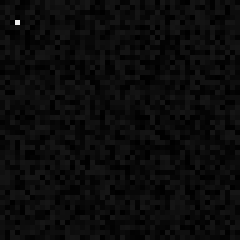
#> input picture tests/data/seven_vessel_noisy_3d.tif, 48 x 48 px (shown 5 times larger); its folder holds only this picture in this run
$ python -i skeleton.py   (imports and definitions only)
#> lines starting #> are read from the running program, lines starting #| are printed output that depends on the picture
### src/haemolynx/preprocessing/bridge_mask_support.py
"""Whether a bridge between two pieces of vessel runs through the segmentation.

Every step that joins two pieces of vessel -- skeleton bridges, bundle-hub
spokes, the graph's gap, optimise and orphan reconnects, the recovery of mask
the graph left uncovered -- draws a path between them. Within reach of each
other is not enough for that path to be a vessel: in a dense capillary bed the
nearest end is often the next capillary over, across background. So a path is
sampled against the mask it was traced from, and accepted only where it stays
in the lumen bar a short dropout (:func:`bridge_mask_support`,
:class:`MaskSupport`).

A path through the mask can still be a vessel the network already has: a
second strand beside the first inside one wide lumen. :func:`path_shadows_existing_vessel`
is the guard against that, the same question at every site that adds a path.

Self-contained on purpose: :mod:`haemolynx.graph` imports this module, never
the other way round.
"""
from __future__ import annotations

from dataclasses import dataclass
from typing import Callable, Sequence

import numpy as np
from scipy.spatial import cKDTree

from .memmap_support import LOW_MEMORY_BLOCK_VOXELS

__all__ = [
    "BridgeMaskSupport",
    "DEFAULT_MAX_BACKGROUND_GAP_UM",
    "DEFAULT_MIN_MASK_FRACTION",
    "MaskSupport",
    "PackedMask",
    "bridge_is_supported",
    "bridge_mask_support",
    "check_mask_shape",
    "path_shadows_existing_vessel",
    "shadowed_samples",
]

#: Points a :class:`MaskSupport` reads straight from its mask before packing
#: it to bits (:class:`PackedMask`): a handful of lookups is cheaper than one
#: pass over the volume, a scan of every centreline is not.
PACK_AFTER_POINTS = 100_000

#: Longest run of background a bridge may cross: a one- or two-voxel dropout
#: in the segmentation of a vessel that is really there.
DEFAULT_MAX_BACKGROUND_GAP_UM = 2.0

#: Least fraction of a bridge's length that must lie in the mask.
DEFAULT_MIN_MASK_FRACTION = 0.8

#: Background a chord must cross to separate two paths, the slack on "within
#: two radii", and how far past its radius an attachment end is left out:
#: one micron, about one voxel of a typical stack.
SAME_LUMEN_MARGIN_UM = 1.0

#: A sample's nearest existing centreline point lies beside it, not ahead or
#: behind, when the chord to it makes at most this cosine with the path.
MAX_SHADOW_COSINE = 0.7


@dataclass(frozen=True)
class BridgeMaskSupport:
    """How much of a path lies in the mask, and its longest stretch outside."""

    inside_fraction: float
    longest_background_um: float
    length_um: float


# [14 lines left out: function check_mask_shape, not called in this run]


#: How far :func:`_sample_step` may shrink the finest axis's step to read a
#: dropout along every axis exactly: at most this many times the lookups.
EXACT_STEP_MAX_DIVISOR = 4


# [22 lines left out: function _sample_step, not called in this run]


def _counts(lengths: np.ndarray, step_um: float) -> np.ndarray:
    return np.maximum(np.ceil(lengths / step_um - 1e-9).astype(int), 1)


# [26 lines left out: functions _split, _densify, _pieces, not called in this run]


class PackedMask:
    """A boolean volume held as one bit per voxel, for point lookups.

    A 16-billion-voxel mask is 16 GB as bytes -- a memmap, read a page at a
    time at random by every point-in-mask lookup -- and 2 GB as bits, which
    stays in RAM. The same answers: :meth:`contains` reads the voxel the
    index names, exactly as indexing the mask would. *bits* is the flat
    volume packed least-significant bit first (``np.packbits(...,
    bitorder="little")``), which is what lets a worker process map the same
    bits from a file and build the lookup again from them.
    """

    __slots__ = ("bits", "shape")

    def __init__(self, bits: np.ndarray, shape: Sequence[int]):
        self.bits = bits
        self.shape = tuple(int(s) for s in shape)

    # [310 lines left out: functions from_mask, contains, box, _points_in_mask, _support_of, bridge_mask_support and 6 more, not called in this run]


class MaskSupport:
    """One segmentation mask, read the ways a bridge site asks about it.

    *mask* is voxel-indexed (canonical ``(z, y, x)``, memmaps included) and
    paths are physical microns on *voxel_size_zyx*. The lumen radius --
    each point's distance to background -- comes from the mask's surface
    (``pointwise_distance.FeatureDistance``), built the first time a radius
    is asked for; pass *feature_distance* to share one already built. Point
    lookups (:meth:`inside`) read the mask itself until
    :data:`PACK_AFTER_POINTS` points have been asked about, then a bit-packed
    copy of it (:class:`PackedMask`, :meth:`pack`) that stays in RAM however
    the mask is backed; pass *packed* to share one already made. The radius
    lookup reads the same bits once there are any, when its
    ``FeatureDistance`` measures this very mask array. *low_memory* (the
    low-RAM option) has the radius answered from tiles of the surface rather
    than one tree over all of it (``FeatureDistance(by_block=True)``): the
    same radii. *memmap_directory* is where the volumes its readers share
    with worker processes are written (mask recovery's bits): the run's
    ``memmap_directory``, not the system temp folder.

    One support serves every reader of one mask in a run (``build_network``
    hands the same one to graph building, the clean-ups after it, the
    thick-vessel split and the dead-end marks): each used to pack the mask
    again, and the split built its own surface tree.
    """

    # [64 lines left out: functions __init__, pack, _share_packed, lookup_volume, limited_to, not called in this run]

    def inside(self, points_um: np.ndarray) -> np.ndarray:
        points = np.asarray(points_um, dtype=float).reshape(-1, 3)
        return _points_in_mask(points, self.lookup_volume(len(points)), self.voxel_size_zyx)

    # [22 lines left out: function radius, not called in this run]

    def support(self, path_um) -> BridgeMaskSupport:
        return bridge_mask_support(path_um, voxel_size_zyx=self.voxel_size_zyx, inside=self.inside)

    def accepts(self, path_um) -> bool:
        return self.accepts_support(self.support(path_um))

    # [20 lines left out: functions accepts_support, shadows, not called in this run]

### src/haemolynx/preprocessing/memmap_support.py
"""Disk-backed arrays for volumes too large to hold in RAM.

``use_memmap_loading`` trades RAM for disk and speed on a machine that
cannot hold a whole image volume outright -- decompressing a TIFF/H5 file
into a dense array costs exactly ``shape * dtype.itemsize`` bytes regardless
of how well the *file* compresses, and several preprocessing steps need an
extra same-size (or wider-dtype) buffer on top of that. tifffile already has
its own built-in, self-cleaning memmap support
(``TiffFile.asarray(out="memmap")``, used directly in :mod:`haemolynx.io.load`);
this module gives the H5 loader and the full-volume intermediate arrays that
matter most here in ``preprocessing`` (connected-component labels, distance
transforms) the same thing. Lives in ``preprocessing`` rather than ``io``
because ``preprocessing`` has no dependency on ``io`` (``io`` imports *from*
``preprocessing``, never the other way -- see ``segmentation_cleanup``'s own
module docstring) and this is needed on both sides of that boundary.

Windows will not delete a file that is still memory-mapped -- unlike POSIX,
where an unlinked-but-open file just stays around until the last handle
closes. Waiting for Python's garbage collector to drop the last reference is
not reliable enough to build on (a reference cycle, or a caller that keeps
one around a little longer than expected, defers it indefinitely), so
:func:`release_memmap_array` closes the array's own ``mmap.mmap`` object
directly -- an immediate, deterministic unmap independent of anyone else's
reference count -- confirmed empirically on this checkout's Windows: closing
the mmap released the OS lock immediately even with another reference to the
(now unusable) array still alive.
"""
from __future__ import annotations

import atexit
import itertools
import logging
import mmap
import os
import sys
import tempfile
import weakref
from contextlib import contextmanager
from pathlib import Path
from typing import Callable, Iterator

import numpy as np

logger = logging.getLogger(__name__)

#: Most voxels one padded block of :func:`iter_blocks` may hold. scipy's
#: morphology and local filters need a few bytes per voxel on top of their
#: input, so a block stays in the low hundreds of MB; a distance transform,
#: at roughly 70 bytes per voxel of scipy's own internal temporaries, stays
#: around 2 GB. Deliberately a volume budget rather than a slice count: one
#: z-slice of a wide stack can already be tens of millions of voxels.
LOW_MEMORY_BLOCK_VOXELS = 32_000_000


# [86 lines left out: functions iter_blocks, map_blockwise, at_faces_as_beyond, not called in this run]


#: Backing files of :func:`new_memmap_array` arrays dropped without
#: :func:`release_memmap_array` whose deletion Windows refused while the map
#: was still open: tried again at the next :func:`new_memmap_array`, and as
#: the process exits.
_DROPPED_FILES: set[str] = set()
#: Each live array's finaliser, by backing file, so a release cancels it.
_FINALISERS: dict[str, weakref.finalize] = {}


# [182 lines left out: functions _delete_dropped, delete_dropped_memmap_files, _delete_dropped_files, new_memmap_array, release_memmap_array, _mapped_root and 4 more, not called in this run]


class MaskUnion:
    """The union of boolean volumes of one shape (None skipped), read where
    asked rather than made: indexing it indexes each and ORs the answers, for
    any key numpy takes. For a reader of the union at points or boxes -- a
    cut's samples, a slab-at-a-time labelling -- where ``a | b`` was a fresh
    volume in RAM however the masks were backed."""

    # [152 lines left out: functions __init__, __getitem__, combine_by_slab, unpack_bits_by_slab, argwhere_by_slab, map_by_slab and 4 more, not called in this run]

### src/haemolynx/preprocessing/skeleton.py
"""Skeleton operations: bridging gaps, skeletonization, cleaning."""
from __future__ import annotations

import logging
import sys
from contextlib import contextmanager
from dataclasses import dataclass
from pathlib import Path
from typing import Any

import numpy as np
from scipy.ndimage import (
    binary_dilation,
    distance_transform_edt,
    find_objects,
    generate_binary_structure,
    label,
    maximum_filter,
    uniform_filter,
)
from skimage.morphology import remove_small_objects, skeletonize

from .bridge_mask_support import (
    check_mask_shape,
    DEFAULT_MAX_BACKGROUND_GAP_UM,
    DEFAULT_MIN_MASK_FRACTION,
    MaskSupport,
)
from .memmap_support import (
    LOW_MEMORY_BLOCK_VOXELS,
    at_faces_as_beyond,
    argwhere_by_slab,
    bincount_by_slab,
    iter_blocks,
    map_blockwise,
    new_memmap_array,
    release_memmap_array,
    release_superseded,
    slab_step,
    temporary_memmap_array,
)

logger = logging.getLogger(__name__)

# [34 lines left out: functions _resolve_component_connectivity, _labeled_components, not called in this run]


class _SlabComponents:
    """The components of a 3-D *mask* as the low-RAM option reads them,
    without a label volume: labelled a slab of planes at a time
    (:func:`.slab_labels.label_by_slab`), numbered as ``label`` numbers
    them, and only what a caller needs kept -- each component's voxel count
    (:attr:`sizes`), or every foreground voxel in C order with its
    component (*voxels*: :attr:`coords`, :attr:`labels`, as
    ``np.argwhere(labeled)`` and ``labeled`` there). An int32 label volume
    of the mask was 22 GB on disk for a 5.5 G-voxel stack, and writing it
    took the page cache from the rest of the machine (free RAM fell to
    0.2 GB on a patella run)."""

    # [28 lines left out: function __init__, not called in this run]

    def _planes(self, z0: int, z1: int) -> np.ndarray:
        return np.asarray(self.mask[z0:z1], dtype=bool)

    # [91 lines left out: functions numbers, write, _slab_components, _filter_components_by_total_fraction, not called in this run]


@dataclass(frozen=True)
class SkeletonConnectivityStats:
    """Connected-component summary of a binary skeleton, largest component first."""

    shape: tuple[int, ...]
    voxel_count: int
    n_components: int
    largest_component_size: int
    largest_fraction: float
    component_sizes: tuple[int, ...]


# [267 lines left out: functions compute_skeleton_connectivity_stats, _component_sizes_by_label, log_skeleton_connectivity_stats, _combine_per_slice, fill_binary_holes, _fill_binary_holes_by_slab, not called in this run]


# The slab hole fill's reads and writes, module-level so worker processes
# can be sent them: volumes[0] is the mask, volumes[1] (on the replay) each
# offset slab label's answer.


def _background_planes(volumes, z0: int, z1: int, params) -> np.ndarray:
    return ~np.asarray(volumes[0][z0:z1], dtype=bool)


# [83 lines left out: functions _labels_on_faces, _write_filled, _label_inverted_background, _euclidean_ball, _finest_axis_spacing, _physical_footprint, not called in this run]


#: Largest *max_gap* for which :func:`bridge_gaps` dilates rather than measures.
#: A ball footprint has ``(2r+1)^3`` elements and a dilation costs the volume
#: times that, while the distance transform costs the volume whatever the
#: radius, so the two cross over. Measured on a 329-million-voxel stack: radius
#: 1 dilates 17x faster, radius 3 still 1.7x faster, radius 4 is 0.8x -- slower
#: -- and radius 8 is nine times slower. Hence 3.
MAX_BALL_DILATION_RADIUS = 3


# [190 lines left out: functions bridge_gaps, _additions_within, _restore_thinned_away, _bridge_gaps_blockwise, close_binary_mask, not called in this run]


def skeletonize_volume(img: np.ndarray) -> np.ndarray:
    """Skeletonize a 2D/3D binary volume (Lee method; replaces legacy skeletonize_3d)."""
    return skeletonize(img.astype(bool), method="lee")


def skeletonize_3d(img: np.ndarray) -> np.ndarray:
    """Deprecated alias for :func:`skeletonize_volume`."""
    return skeletonize_volume(img)


# [305 lines left out: functions _skeletonize_component_into, skeletonize_by_component, _skeletonize_slab_components_into, _draw_line_3d, _select_hub_centres, not called in this run]


def _odd_at_least_three(value: float) -> int:
    return max(3, 2 * int(round((float(value) - 1.0) / 2.0)) + 1)


# [370 lines left out: functions bundle_scan_window, _draw_hub_links, _hub_link_targets, _collapse_hubs, skeletonize_voxel_bundles_into_paths, _hub_link_gate and 1 more, not called in this run]


#: Padding (voxels) added around a candidate bridge's own bounding box when
#: cropping the segmentation mask for :func:`_bridge_path_through_mask` --
#: enough slack for the router to curve around a nearby obstruction without
#: needing the full-volume windowed-cost-budget machinery
#: `graph/reconnect.py` uses for its much larger search space (a skeleton
#: bridge is already bounded by ``max_bridge_distance``).
_BRIDGE_MASK_WINDOW_PAD = 3


# [44 lines left out: function _bridge_path_through_mask, not called in this run]


#: How many skeleton steps back from a tip its direction is read over: enough
#: to see past the last voxel's staircase, few enough to stay on the branch.
_TIP_TANGENT_STEPS = 4

#: The default for ``min_facing_cosine``: a tip must point within this much of
#: the gap it would bridge (cos 60 degrees). Loose, because a tip's direction
#: is read from a few voxels.
DEFAULT_BRIDGE_MIN_FACING_COSINE = 0.5


# [46 lines left out: functions _bridge_metric, _neighbour_lists, _tip_directions, not called in this run]


@dataclass(frozen=True)
class _TipGeometry:
    """A skeleton's voxels in (z-weighted) microns, a KD-tree over them, and
    each branch end's direction (:func:`_tip_directions`)."""

    weighted: np.ndarray
    tree: Any
    directions: dict[int, np.ndarray]

    # [7 lines left out: function of, not called in this run]


#: Targets a tip's bridge is put to the mask test for before the tip is given
#: up on: the nearest few voxels ahead, not every one within reach.
_MAX_MASK_TESTED_TARGETS_PER_TIP = 8


# [16 lines left out: functions _straight_voxel_path, _point_along, not called in this run]


class _SkeletonBridgeGate:
    """The mask test :func:`connect_skeleton_components` puts each bridge
    to: its path (straight, or routed through the mask -- whichever
    *routed_first* tries first, then the other) must pass *support*'s
    background test, a routed one must still leave each tip within the
    facing limit the chord was held to (:meth:`_turns_back`), and it must
    not run beside the skeleton, or beside a bridge drawn before it, in the
    same lumen. The path it accepted is the one drawn."""

    # [57 lines left out: functions __init__, _turns_back, not called in this run]

    def _refuse(self, tip: int, reason: str) -> None:
        if self.outcome.get(tip) not in ("accepted", "drawn"):
            self.outcome[tip] = reason

    def refused(self, reason: str) -> int:
        """How many branch ends got no bridge, for *reason*."""
        return sum(1 for value in self.outcome.values() if value == reason)

    # [297 lines left out: functions accept, path_to_draw, _bridge_candidates, connect_skeleton_components, not called in this run]


#: Points in one KD-tree query batch from which it is spread over every core.
_PARALLEL_QUERY_POINTS = 5_000


# [652 lines left out: functions inter_component_gap_distances, _small_object_survival_by_size, _skeleton_component_lengths, _skeleton_voxels_by_component, _surviving_components, drop_small_components and 3 more, not called in this run]

>>> import cv2
>>> picture = cv2.imread('../../../tests/data/seven_vessel_noisy_3d.tif')
#> picture is the input picture: shape (48, 48, 3); min 0, max 239, mean 10.8
>>> result = preprocess_skeleton_for_graph(picture)
#> in _drop_small_components_bridging_cannot_join, `skeleton = np.asanyarray(skeleton, dtype=bool)`:
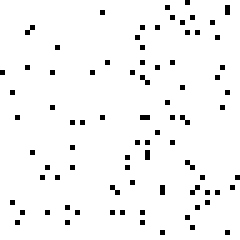
#> skeleton: shape (48, 48, 3) bool (shown 5 times larger); 96% white; black in thin lines or dots
#> in _drop_small_components_bridging_cannot_join, `with _labeled_components( skeleton, structure, use_memmap=use_memmap, ..`: labeled: shape (48, 48, 3) int32; values 0 (black) and 1 (white), 96% white; black in thin lines or dots
#> in _drop_small_components_bridging_cannot_join, `with _labeled_components( skeleton, structure, use_memmap=use_memmap, ..`: n_components = 1
#> in _drop_small_components_bridging_cannot_join, `labels = np.asarray(labeled[tuple(coords.T)])`: labels = 6636 values from 1 to 1
#> in _surviving_components, `sizes = np.bincount(labels, minlength=n_components + 1)`: sizes = [0, 6636]
#> in _small_object_survival_by_size, `unique_sizes, inverse = np.unique(sizes, return_inverse=True)`: unique_sizes = [6636]; inverse = [0]
#> the loop in _small_object_survival_by_size, `for i, size in enumerate(unique_sizes):` made 1 pass
#> after the loop in _small_object_survival_by_size, `for i, size in enumerate(unique_sizes):`: pos = 6637; starts = [1]
#> in _components_bridging_cannot_join, `drop = ~_surviving_components( None, n_components, min_size, _finest_a..`: drop = [True, False]
#> in skeletonize_volume, `return skeletonize(img.astype(bool), method="lee")`:
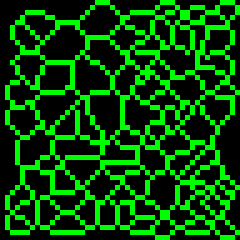
#> returned value: shape (48, 48, 3) bool (shown 5 times larger); mean of channels 0, 1, 2 0, 0.287, 0; drawn as B, G, R
#> in skeletonize_voxel_bundles_into_paths, `density = uniform_filter(mask.astype(np.float32), size=scan, mode="con..`:
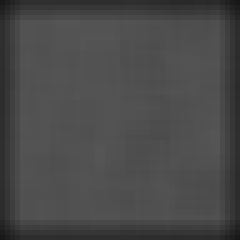
#> density: shape (48, 48, 3) float32 (shown 5 times larger); min 0.0947, max 0.333, mean 0.291
#> in skeletonize_voxel_bundles_into_paths, `dense_volume = density >= density_fraction`: dense_volume: shape (48, 48, 3) bool; every value is 0
#> in connect_skeleton_components, `with _skeleton_voxels_by_component( skeleton, structure, use_memmap=us..`: coords = 662 rows, first 8: [0, 19, 1], [0, 20, 1], [0, 21, 1], [0, 32, 1], [0, 33, 1], [0, 34, 1], [0, 44, 1], [0, 45, 1]; labels = 662 values from 1 to 1; n_components = 1
